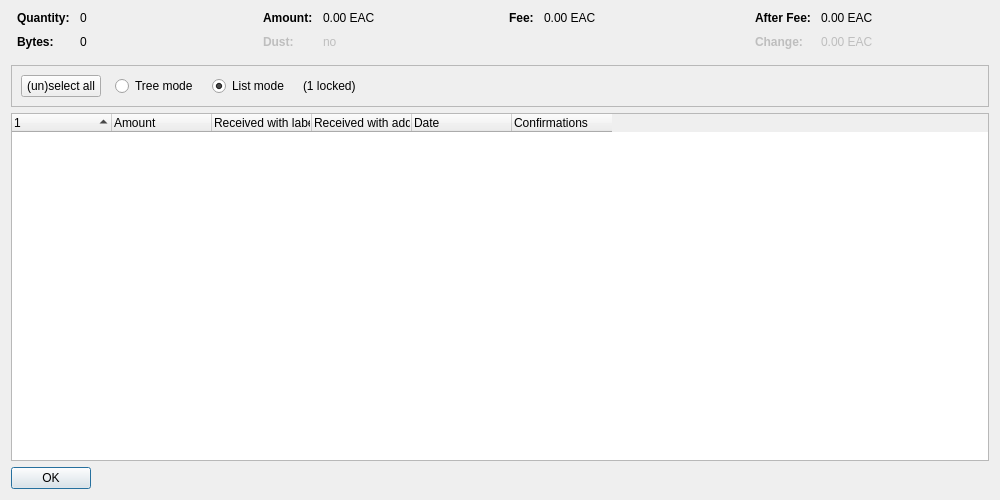
<?xml version="1.0" encoding="UTF-8"?>
<ui version="4.0">
 <class>CoinControlDialog</class>
 <widget class="QDialog" name="CoinControlDialog">
  <property name="geometry">
   <rect>
    <x>0</x>
    <y>0</y>
    <width>1000</width>
    <height>500</height>
   </rect>
  </property>
  <property name="windowTitle">
   <string>Coin Selection</string>
  </property>
  <layout class="QVBoxLayout" name="verticalLayout">
   <item>
    <layout class="QHBoxLayout" name="horizontalLayoutTop" stretch="0,0,0,0">
     <property name="topMargin">
      <number>0</number>
     </property>
     <property name="bottomMargin">
      <number>10</number>
     </property>
     <item>
      <layout class="QFormLayout" name="formLayoutCoinControl1">
       <property name="horizontalSpacing">
        <number>10</number>
       </property>
       <property name="verticalSpacing">
        <number>10</number>
       </property>
       <property name="leftMargin">
        <number>6</number>
       </property>
       <property name="rightMargin">
        <number>6</number>
       </property>
       <item row="0" column="0">
        <widget class="QLabel" name="labelCoinControlQuantityText">
         <property name="font">
          <font>
           <weight>75</weight>
           <bold>true</bold>
          </font>
         </property>
         <property name="text">
          <string>Quantity:</string>
         </property>
        </widget>
       </item>
       <item row="0" column="1">
        <widget class="QLabel" name="labelCoinControlQuantity">
         <property name="cursor">
          <cursorShape>IBeamCursor</cursorShape>
         </property>
         <property name="contextMenuPolicy">
          <enum>Qt::ActionsContextMenu</enum>
         </property>
         <property name="text">
          <string notr="true">0</string>
         </property>
         <property name="textInteractionFlags">
          <set>Qt::LinksAccessibleByMouse|Qt::TextSelectableByKeyboard|Qt::TextSelectableByMouse</set>
         </property>
        </widget>
       </item>
       <item row="1" column="0">
        <widget class="QLabel" name="labelCoinControlBytesText">
         <property name="font">
          <font>
           <weight>75</weight>
           <bold>true</bold>
          </font>
         </property>
         <property name="text">
          <string>Bytes:</string>
         </property>
        </widget>
       </item>
       <item row="1" column="1">
        <widget class="QLabel" name="labelCoinControlBytes">
         <property name="cursor">
          <cursorShape>IBeamCursor</cursorShape>
         </property>
         <property name="contextMenuPolicy">
          <enum>Qt::ActionsContextMenu</enum>
         </property>
         <property name="text">
          <string notr="true">0</string>
         </property>
         <property name="textInteractionFlags">
          <set>Qt::LinksAccessibleByMouse|Qt::TextSelectableByKeyboard|Qt::TextSelectableByMouse</set>
         </property>
        </widget>
       </item>
      </layout>
     </item>
     <item>
      <layout class="QFormLayout" name="formLayoutCoinControl2">
       <property name="horizontalSpacing">
        <number>10</number>
       </property>
       <property name="verticalSpacing">
        <number>10</number>
       </property>
       <property name="leftMargin">
        <number>6</number>
       </property>
       <property name="rightMargin">
        <number>6</number>
       </property>
       <item row="0" column="0">
        <widget class="QLabel" name="labelCoinControlAmountText">
         <property name="font">
          <font>
           <weight>75</weight>
           <bold>true</bold>
          </font>
         </property>
         <property name="text">
          <string>Amount:</string>
         </property>
        </widget>
       </item>
       <item row="0" column="1">
        <widget class="QLabel" name="labelCoinControlAmount">
         <property name="cursor">
          <cursorShape>IBeamCursor</cursorShape>
         </property>
         <property name="contextMenuPolicy">
          <enum>Qt::ActionsContextMenu</enum>
         </property>
         <property name="text">
          <string notr="true">0.00 EAC</string>
         </property>
         <property name="textInteractionFlags">
          <set>Qt::LinksAccessibleByMouse|Qt::TextSelectableByKeyboard|Qt::TextSelectableByMouse</set>
         </property>
        </widget>
       </item>
       <item row="1" column="0">
        <widget class="QLabel" name="labelCoinControlLowOutputText">
         <property name="enabled">
          <bool>false</bool>
         </property>
         <property name="font">
          <font>
           <weight>75</weight>
           <bold>true</bold>
          </font>
         </property>
         <property name="text">
          <string>Dust:</string>
         </property>
        </widget>
       </item>
       <item row="1" column="1">
        <widget class="QLabel" name="labelCoinControlLowOutput">
         <property name="enabled">
          <bool>false</bool>
         </property>
         <property name="cursor">
          <cursorShape>IBeamCursor</cursorShape>
         </property>
         <property name="contextMenuPolicy">
          <enum>Qt::ActionsContextMenu</enum>
         </property>
         <property name="text">
          <string notr="true">no</string>
         </property>
         <property name="textInteractionFlags">
          <set>Qt::LinksAccessibleByMouse|Qt::TextSelectableByKeyboard|Qt::TextSelectableByMouse</set>
         </property>
        </widget>
       </item>
      </layout>
     </item>
     <item>
      <layout class="QFormLayout" name="formLayoutCoinControl3">
       <property name="horizontalSpacing">
        <number>10</number>
       </property>
       <property name="verticalSpacing">
        <number>10</number>
       </property>
       <property name="leftMargin">
        <number>6</number>
       </property>
       <property name="rightMargin">
        <number>6</number>
       </property>
       <item row="0" column="0">
        <widget class="QLabel" name="labelCoinControlFeeText">
         <property name="font">
          <font>
           <weight>75</weight>
           <bold>true</bold>
          </font>
         </property>
         <property name="text">
          <string>Fee:</string>
         </property>
        </widget>
       </item>
       <item row="0" column="1">
        <widget class="QLabel" name="labelCoinControlFee">
         <property name="cursor">
          <cursorShape>IBeamCursor</cursorShape>
         </property>
         <property name="contextMenuPolicy">
          <enum>Qt::ActionsContextMenu</enum>
         </property>
         <property name="text">
          <string notr="true">0.00 EAC</string>
         </property>
         <property name="textInteractionFlags">
          <set>Qt::LinksAccessibleByMouse|Qt::TextSelectableByKeyboard|Qt::TextSelectableByMouse</set>
         </property>
        </widget>
       </item>
      </layout>
     </item>
     <item>
      <layout class="QFormLayout" name="formLayoutCoinControl4">
       <property name="horizontalSpacing">
        <number>10</number>
       </property>
       <property name="verticalSpacing">
        <number>10</number>
       </property>
       <property name="leftMargin">
        <number>6</number>
       </property>
       <property name="rightMargin">
        <number>6</number>
       </property>
       <item row="0" column="0">
        <widget class="QLabel" name="labelCoinControlAfterFeeText">
         <property name="font">
          <font>
           <weight>75</weight>
           <bold>true</bold>
          </font>
         </property>
         <property name="text">
          <string>After Fee:</string>
         </property>
        </widget>
       </item>
       <item row="0" column="1">
        <widget class="QLabel" name="labelCoinControlAfterFee">
         <property name="cursor">
          <cursorShape>IBeamCursor</cursorShape>
         </property>
         <property name="contextMenuPolicy">
          <enum>Qt::ActionsContextMenu</enum>
         </property>
         <property name="text">
          <string notr="true">0.00 EAC</string>
         </property>
         <property name="textInteractionFlags">
          <set>Qt::LinksAccessibleByMouse|Qt::TextSelectableByKeyboard|Qt::TextSelectableByMouse</set>
         </property>
        </widget>
       </item>
       <item row="1" column="0">
        <widget class="QLabel" name="labelCoinControlChangeText">
         <property name="enabled">
          <bool>false</bool>
         </property>
         <property name="font">
          <font>
           <weight>75</weight>
           <bold>true</bold>
          </font>
         </property>
         <property name="text">
          <string>Change:</string>
         </property>
        </widget>
       </item>
       <item row="1" column="1">
        <widget class="QLabel" name="labelCoinControlChange">
         <property name="enabled">
          <bool>false</bool>
         </property>
         <property name="cursor">
          <cursorShape>IBeamCursor</cursorShape>
         </property>
         <property name="contextMenuPolicy">
          <enum>Qt::ActionsContextMenu</enum>
         </property>
         <property name="text">
          <string notr="true">0.00 EAC</string>
         </property>
         <property name="textInteractionFlags">
          <set>Qt::LinksAccessibleByMouse|Qt::TextSelectableByKeyboard|Qt::TextSelectableByMouse</set>
         </property>
        </widget>
       </item>
      </layout>
     </item>
    </layout>
   </item>
   <item>
    <widget class="QFrame" name="frame">
     <property name="minimumSize">
      <size>
       <width>0</width>
       <height>40</height>
      </size>
     </property>
     <property name="frameShape">
      <enum>QFrame::StyledPanel</enum>
     </property>
     <property name="frameShadow">
      <enum>QFrame::Sunken</enum>
     </property>
     <layout class="QHBoxLayout" name="horizontalLayout">
      <item>
       <layout class="QHBoxLayout" name="horizontalLayoutPanel" stretch="0,0,0,0,0">
        <property name="spacing">
         <number>14</number>
        </property>
        <item>
         <widget class="QPushButton" name="pushButtonSelectAll">
          <property name="sizePolicy">
           <sizepolicy hsizetype="Maximum" vsizetype="Fixed">
            <horstretch>0</horstretch>
            <verstretch>0</verstretch>
           </sizepolicy>
          </property>
          <property name="text">
           <string>(un)select all</string>
          </property>
          <property name="autoDefault">
           <bool>false</bool>
          </property>
         </widget>
        </item>
        <item>
         <widget class="QRadioButton" name="radioTreeMode">
          <property name="sizePolicy">
           <sizepolicy hsizetype="Maximum" vsizetype="Fixed">
            <horstretch>0</horstretch>
            <verstretch>0</verstretch>
           </sizepolicy>
          </property>
          <property name="text">
           <string>Tree mode</string>
          </property>
         </widget>
        </item>
        <item>
         <widget class="QRadioButton" name="radioListMode">
          <property name="sizePolicy">
           <sizepolicy hsizetype="Maximum" vsizetype="Fixed">
            <horstretch>0</horstretch>
            <verstretch>0</verstretch>
           </sizepolicy>
          </property>
          <property name="text">
           <string>List mode</string>
          </property>
          <property name="checked">
           <bool>true</bool>
          </property>
         </widget>
        </item>
        <item>
         <widget class="QLabel" name="labelLocked">
          <property name="text">
           <string notr="true">(1 locked)</string>
          </property>
         </widget>
        </item>
        <item>
         <spacer name="horizontalSpacer">
          <property name="orientation">
           <enum>Qt::Horizontal</enum>
          </property>
          <property name="sizeHint" stdset="0">
           <size>
            <width>40</width>
            <height>20</height>
           </size>
          </property>
         </spacer>
        </item>
       </layout>
      </item>
     </layout>
    </widget>
   </item>
   <item>
    <widget class="CoinControlTreeWidget" name="treeWidget">
     <property name="contextMenuPolicy">
      <enum>Qt::CustomContextMenu</enum>
     </property>
     <property name="sortingEnabled">
      <bool>false</bool>
     </property>
     <property name="columnCount">
      <number>6</number>
     </property>
     <attribute name="headerShowSortIndicator" stdset="0">
      <bool>true</bool>
     </attribute>
     <attribute name="headerStretchLastSection">
      <bool>false</bool>
     </attribute>
     <column>
      <property name="text">
       <string/>
      </property>
     </column>
     <column>
      <property name="text">
       <string>Amount</string>
      </property>
     </column>
     <column>
      <property name="text">
       <string>Received with label</string>
      </property>
     </column>
     <column>
      <property name="text">
       <string>Received with address</string>
      </property>
     </column>
     <column>
      <property name="text">
       <string>Date</string>
      </property>
     </column>
     <column>
      <property name="text">
       <string>Confirmations</string>
      </property>
      <property name="toolTip">
       <string>Confirmed</string>
      </property>
     </column>
     <column>
      <property name="text">
       <string/>
      </property>
     </column>
     <column>
      <property name="text">
       <string/>
      </property>
     </column>
     <column>
      <property name="text">
       <string/>
      </property>
     </column>
     <column>
      <property name="text">
       <string/>
      </property>
     </column>
    </widget>
   </item>
   <item>
    <widget class="QDialogButtonBox" name="buttonBox">
     <property name="sizePolicy">
      <sizepolicy hsizetype="Maximum" vsizetype="Fixed">
       <horstretch>0</horstretch>
       <verstretch>0</verstretch>
      </sizepolicy>
     </property>
     <property name="orientation">
      <enum>Qt::Horizontal</enum>
     </property>
     <property name="standardButtons">
      <set>QDialogButtonBox::Ok</set>
     </property>
    </widget>
   </item>
  </layout>
 </widget>
 <customwidgets>
  <customwidget>
   <class>CoinControlTreeWidget</class>
   <extends>QTreeWidget</extends>
   <header>qt/coincontroltreewidget.h</header>
  </customwidget>
 </customwidgets>
 <resources/>
 <connections/>
</ui>
